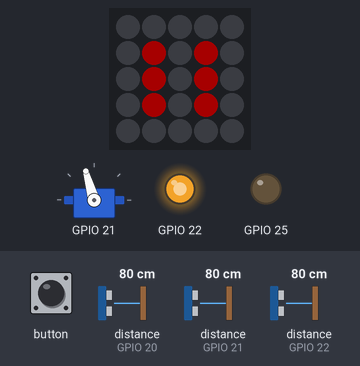
The sketch below on a simulated ESP32. Shown: 5×5 RGB LED matrix (first LED top left, wired row by row), servo, output pins drawn as LEDs (lit = HIGH). The inputs (shaded band) are chosen by the test bench; at power-on: distance to the obstacle (sensors on GPIO 21, GPIO 20, GPIO 22) 80 cm. Dim RGB values are drawn brighter than linear; nothing arrives over Bluetooth unless stated; what the sketch prints to the serial monitor is not drawn.

Above: at 2.1 s.
2.2 s: distance to the obstacle (sensor on GPIO 21) set to 2 cm
At 3.3 s:
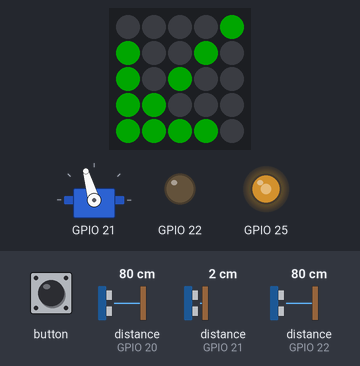
4.3 s: distance to the obstacle (sensor on GPIO 20) set to 9 cm
At 5.1 s:
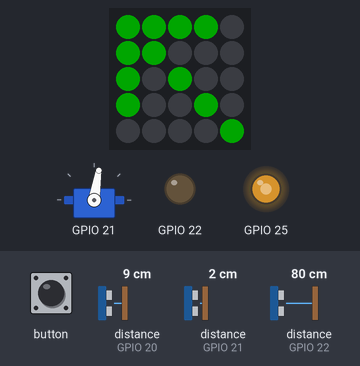
6.1 s: distance to the obstacle (sensor on GPIO 22) set to 2 cm
At 7.1 s:
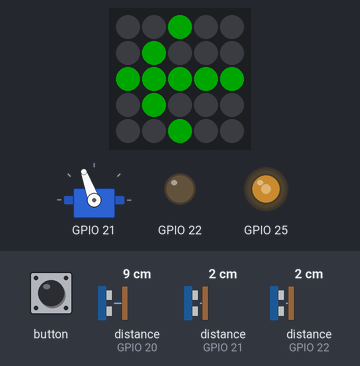
7.8 s: distance to the obstacle (sensor on GPIO 21) set to 35 cm
At 8.4 s:
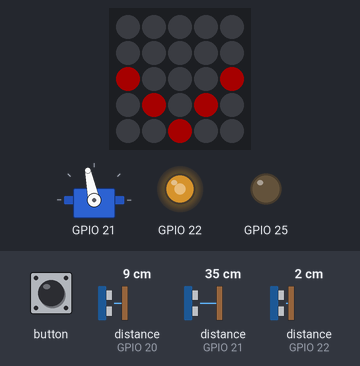
9.3 s: distance to the obstacle (sensor on GPIO 21) set to 27 cm
At 9.45 s:
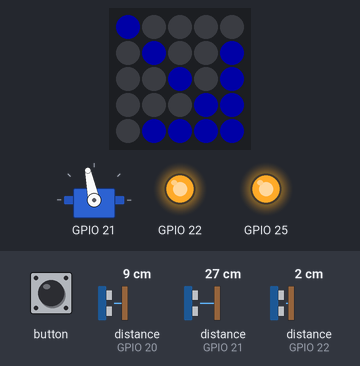
11.0 s: distance to the obstacle (sensor on GPIO 22) set to 4 cm
12.5 s: distance to the obstacle (sensor on GPIO 22) set to 7 cm
At 12.63 s:
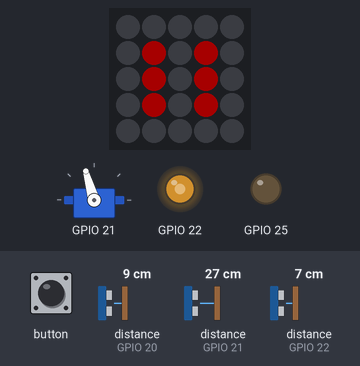
Timing chart, 0 to 15.2 s (numbered marks = the images above; inputs shaded):
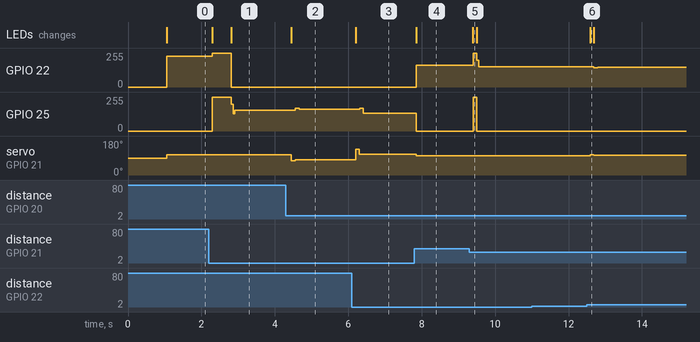

Measured:
- the behaviour switches between 30 and 29 cm on distance to the obstacle (sensor on GPIO 21) (found by bisection; images 4 and 5)
- the behaviour switches between 5 and 6 cm on distance to the obstacle (sensor on GPIO 22) (found by bisection; images 5 and 6)
- after the input at 2.2 s, GPIO 22: 229/255 → 255/255 after 0.09 s, → 0/255 0.52 s later; GPIO 25: 0/255 → 255/255 after 0.09 s, → 157/255 0.52 s later; the LEDs: first change after 0.09 s (image 1 shows a later state)
- after the input at 4.3 s, GPIO 25: 157/255 → 169/255 after 0.26 s, → 163/255 0.10 s later; servo on GPIO 21: 106° → 76° after 0.15 s, → 81° 0.10 s later; the LEDs: change after 0.15 s (image 2)
- after the input at 6.1 s, GPIO 25: 163/255 → 169/255 after 0.21 s, → 135/255 0.10 s later; servo on GPIO 21: 81° → 136° after 0.10 s, → 110° 0.10 s later; the LEDs: change after 0.10 s (image 3)
- after the input at 7.8 s, GPIO 22: 0/255 → 163/255 after 0.05 s; GPIO 25: 135/255 → 0/255 after 0.05 s; servo on GPIO 21: 110° → 102° after 0.05 s; the LEDs: change after 0.05 s (image 4)
- after the input at 9.3 s, GPIO 22: 163/255 → 255/255 after 0.10 s, → 151/255 0.10 s later; GPIO 25: 0/255 → 255/255 after 0.10 s, → 0/255 0.10 s later; the LEDs: change after 0.10 s (image 5)
- after the input at 11.0 s, every drawn part: stays the same
- after the input at 12.5 s, GPIO 22: 151/255 → 145/255 after 0.19 s, → 148/255 0.10 s later; servo on GPIO 21: 102° → 106° after 0.09 s, → 104° 0.10 s later; the LEDs: change after 0.09 s (image 6)

The sketch:

rumicar_atom.ino
```cpp
//=========================================================
//  rumicar_atom.ino :  RumiCar application
//  History     : V3.0  2020-07-17 Brake Test
//                V4.0  2020-08-03 Brake support
//                V4.1  2020-08-06 Debug kirikaeshi
//                V4.2  2020-08-07 Degug oio Mode
//                V4.3  2020-08-08 Debug VL53L1X fault
//                V4.4  2020-08-09 change VL53L1X Range
//=========================================================
#include "M5Atom.h"               // CPU: M5 Atom Matrix
#include <Wire.h>
#define  EXTERN extern
#include "RumiCar_atom.h"
#include "BluetoothSerial.h"

#define BT_ON
#ifdef BT_ON
BluetoothSerial SerialBT;
#endif
//=========================================================
//  RumiCar Default Parameter
//=========================================================
#define DEVICE_NAME     "RumiCar_ESP32" // BLE Device Name
#define PILOT_MODE      1         // 1:Auto 2:Manual
#define MAX_TORQUE      255       // max pwm value
#define MAX_POWER       230       // 230 max
#define MIN_POWER       120       // 120 min
#define MAX_SPEED       1.0       // max speed factor
#define MID_SPEED       0.75      // mid speed factor
#define LOW_SPEED       0.5       // low speed need torque
#define BRAKE_TIME      1000      // coasting max time
#define MAX_DISTANCE_W  300       // max distance to wall
#define MID_DISTANCE_W  150       // keep distance from inside wall
#define MIN_DISTANCE_W  50        // min distance to wall
#define MAX_ANGLE       100       // max 100%
#define LIMIT_ANGLE      30       // max  30%
#define OVR_DISTANCE_F  800       // 800mm  detect straight
#define MAX_DISTANCE_F  300       // 300mm  detect front wall
#define MID_DISTANCE_F  200       // 200mm  speed down distance
#define MIN_DISTANCE_F  100       // 100mm  reverse start distance
#define REVERSE_DISTANCE 100      // 100mm  reverse distance
#define STP_DISTANCE_F  0         // 0mm kiss to wall
#define REVERSE_TIME    200       // reverse time 500ms
#define OIO_OFFSET      50        // out in out offset 0=off
#define OIO_TIME        500       // continue 500ms to inside
#define MAX_STOP_TIME   4         // stop time(for reverse mode)
#define KP_CONST        0.8       // Konstante p
#define KD_CONST        0.1       // Konstante d
#define DMODE           0         // Differential control mode
                                  // 1: normalize 0:active
#ifdef  SENSOR_VL53L1X            // use VL53L1X
VL53L1X sensor0;                  // create right sensor instanse
VL53L1X sensor1;                  // create front sensor instance
VL53L1X sensor2;                  // create left  sensor instance
#else                             // use VL53L0X
VL53L0X sensor0;                  // create right sensor instance
VL53L0X sensor1;                  // create front sensor instance
VL53L0X sensor2;                  // create left  sensor instance
#endif

//=========================================================
//  auto pilot variables difinition
//=========================================================
static int s0, s1, s2;                   // left, center, right sensor value
static int rawS0, rawS1, rawS2;          // sensor row value
static int ps0 = 0, ps1 = 0, ps2 = 0;    // left, center, right pre sensor value
static int st0, st1, st2;                // left, center, right sensor status
static int curDriveDir = BRAKE;          // current direction
static int lastDriveDir = BRAKE;         // last drive direction
static int lastSteerDir = CENTER;        // last steer direction

static unsigned long steerCount[3];      // steer count
static int courseLayout = 1;             // 0:LEFT 2:RIHGT 1:unknown
static float prep = 0;                   // pre value of proportional control
static float p;                          // proportional control
static float d  = 0;                     // differential control
static float d1 = 0;
static float d2 = 0;
static float kp = KP_CONST;
static float kd = KD_CONST;
static unsigned long preTime = 0;
static unsigned long dTime = 0;
static int dMode = DMODE;                // difference control mode
static int16_t Joy_X = 0;                // JoyStick X
static int16_t Joy_Y = 0;                // JoyStick Y
static int16_t autoPilot = PILOT_MODE;   // Default Pilot Mode
static int16_t Trim = 0;                 // Default Trimmer value
static int16_t maxSpeed = MAX_POWER;     // Default Max Motor Power
static unsigned long sFwdTime = 0;       // fwd passage time
static unsigned long eFwdTime = 0;       // fwd passage time
static unsigned long sCornerTime = 0;    // cornering passage time
static unsigned long eCornerTime = 0;    // cornering passage time
static int preDistance    = 0;           // previous distance(S1)
static int preSpeed       = 0;           // previous speed
static int targetSpeed    = 0;           // target speed
static int requestTorque  = 0;           // PWM Value
static int curSpeed       = 0;           // current speed
static int reverseMode    = 0;           // reversing
static int stopCounter    = 0;           // stop times
static int steerDir;                     // steering direction
static int dAngle;                       // steering angle
static int oioCount       = 0;           // oio count
static int cornerFlag     = 0;           // oio mode flag
//=========================================================
//  Arduino setup function
//=========================================================
void setup()
{
  int i;
  for (i = 0; i < 3; i++) {
    steerCount[i] = 0;
  }
  RC_setup();               //   RumiCar initial function
#ifdef BT_ON
  Serial.println("Start bluetooth!");
  SerialBT.begin(DEVICE_NAME);
  Serial.println("The device started, now you can pair it with bluetooth!");
#endif
}

//=========================================================
//  auto_driving
//=========================================================
void auto_driving()
{
  int dDistance      = 0;
  int minDistance    = 0;

  //=========================================================
  //  calc distance to wall & current speed
  //=========================================================
  dDistance = preDistance - s1;
  curSpeed = (dDistance * 108) / (int)dTime;
  //=========================================================
  //  detect near to wall and set reverse mode
  //=========================================================
  if ((s1 < MIN_DISTANCE_F) && (abs(dDistance) <= 5)) {
    stopCounter++;
    if (stopCounter > MAX_STOP_TIME && reverseMode == 0) {
      reverseMode = 1;
      stopCounter = 0;
    }
  } else {
    stopCounter = 0;
  }
  //=========================================================
  //  set reverse distance (expand 100ms)
  //=========================================================
  if (reverseMode == 1) {
    minDistance = MIN_DISTANCE_F + REVERSE_DISTANCE;
  } else {
    minDistance = MIN_DISTANCE_F;
  }
  //=========================================================
  //  calc distance and speed
  //=========================================================
  if(s1 < minDistance){                    // x < 100
    if (reverseMode == 0) {
      curDriveDir   = BRAKE;
      requestTorque = MAX_TORQUE;
    } else {
      curDriveDir = REVERSE;
      requestTorque = map(s1, STP_DISTANCE_F, MIN_DISTANCE_F, MIN_POWER + dAngle / 2, maxSpeed * MID_SPEED);
    }
  } else {
    reverseMode = 0;
    if (s1 > OVR_DISTANCE_F) {                // 800 < x
      curDriveDir = FORWARD;
      requestTorque = maxSpeed * MAX_SPEED;   // full throttle
    } else {                                  // 100 < x < 800
      curDriveDir = FORWARD;
      targetSpeed   = map(s1, MIN_DISTANCE_F, OVR_DISTANCE_F, 0, maxSpeed * MAX_SPEED);
      requestTorque = map(s1, MIN_DISTANCE_F, OVR_DISTANCE_F, MIN_POWER + dAngle / 2, maxSpeed * MAX_SPEED);
      if (targetSpeed <= curSpeed) {           // over speed
        curDriveDir   = BRAKE;
        requestTorque = MAX_TORQUE;
      }
    }
  }
  RC_drive(curDriveDir, requestTorque);
  //=========================================================
  //  calc forward time
  //=========================================================
  if (lastDriveDir != FORWARD && curDriveDir == FORWARD) {  // change to FORWARD
    sFwdTime = millis();
    eFwdTime = 0;                                           // clear elapse time
  }
  if (lastDriveDir == FORWARD && curDriveDir == FORWARD) {  // continue FORWARD
    eFwdTime = millis() - sFwdTime;                         // add elapse  time
    if (eFwdTime > 10000) {
      eFwdTime = 10000;
    }
  }
  preDistance  = s1;
  preSpeed     = curSpeed;
}

//=========================================================
//  auto_steering
//=========================================================
void auto_steering()
{
  int steerMax;                     // limit steering angle
  int dMin = MIN_DISTANCE_W;        // min distance to wall
  int dMax = MAX_DISTANCE_W;        // max distance to wall
  int pos;                          // position between wall to wall
  int oioOffset;                    // out in out offset
  int targetPos;                    // target position
  int targetPos2;                   // oio target
  int curPos;                       // current position

  //=========================================================
  //  detect straight
  //=========================================================
  if (s1 > OVR_DISTANCE_F &&  // detect straight
      s0 > MID_DISTANCE_W &&  // not near left wall
      s2 > MID_DISTANCE_W) {  // not near write wall
    steerMax = LIMIT_ANGLE ;  // limit steering
  } else {
    steerMax = MAX_ANGLE;
  }
  //=========================================================
  //  Limit wall distance
  //=========================================================
  if      (s0 > dMax) s0 = dMax;    // correct Max Value
  else if (s0 < dMin) s0 = dMin;    // correct Min Value
  if      (s2 > dMax) s2 = dMax;    // correct Max Value
  else if (s2 < dMin) s2 = dMin;    // correct Min Value
  //=========================================================
  //  detect out in out mode & calc targetPos
  //=========================================================
  if (dMode > 0) {                  // oio mode on
    if (courseLayout == LEFT) {
      oioOffset = OIO_OFFSET * dMode;     // keep near left wall
    } else if (courseLayout == RIGHT) {
      oioOffset = - OIO_OFFSET * dMode;   // keep near right wall
    } else {
      oioOffset = 0;
    }
    if (cornerFlag == 1 && s1 > OVR_DISTANCE_F) {      // straight : keep near outside wall
      oioOffset = - oioOffset;
      cornerFlag = 0;
      oioCount = 0;
    } else if (cornerFlag == 0 && s1 <= OVR_DISTANCE_F) {
      cornerFlag = 1;
      oioCount = 0;
    }
    oioCount ++;
  } else {
    oioOffset = 0;
  }
  targetPos = (s0 + s2) / 2;
  targetPos2 = constrain((s0 + s2) / 2 + oioOffset, MIN_DISTANCE_W, s0 + s2 - MIN_DISTANCE_W);
  if (targetPos - targetPos2 > 10) {
    targetPos = constrain(targetPos - oioCount * 2, targetPos2, targetPos);
  } else if (targetPos - targetPos2 < 10) {
    targetPos = constrain(targetPos + oioCount * 2, targetPos, targetPos2) ;
  }
/*
  Serial.print("\tSensor0:");
  Serial.print(rawS0);
  Serial.print("\tStatus:");
  Serial.print(st0);
  Serial.print("\tSensor1:");
  Serial.print(rawS1);
  Serial.print("\tStatus:");
  Serial.print(st1);
  Serial.print("\tSensor2:");
  Serial.print(rawS2);
  Serial.print("\tStatus:");
  Serial.print(st2);
  Serial.print("\tcourseLayout:");
  Serial.print(courseLayout);
  Serial.print("\tTargetPos:");
  Serial.print(targetPos);
  Serial.print("\tTargetPos2:");
  Serial.print(targetPos2);
  Serial.print("\toioCount:");
  Serial.print(oioCount);
  Serial.println();
*/
  //=========================================================
  //  calc steering angle
  //=========================================================
  curPos = s2;                      // standard wall is Right
  p = (targetPos - curPos) * kp;    // P control
  d = (p - prep) * 1000 / dTime * kd;  // calc differential
//  if (dMode == 1) {
//    d = (d + d1 + d2) / 3;
//    d2 = d1;
//    d1 = d;
//  }
  dAngle = constrain(p + d , -steerMax, steerMax);  // normalize dAngle -100 to 100
  prep = p;

  if (dAngle > 0) {
    steerDir = LEFT;
    dAngle = abs(dAngle);
  } else if (dAngle < 0) {
    steerDir = RIGHT;
    dAngle = abs(dAngle);
  } else {
    steerDir = CENTER;
    dAngle = 0;
  }
  //=========================================================
  //  kerikaeshi
  //=========================================================
  if (reverseMode == 1) {
    if (steerDir == RIGHT) {
      steerDir = LEFT;                  // counter steer
    } else if (steerDir == LEFT) {
      steerDir = RIGHT;                 // counter steer
    } else {                            // kirikaeshi
      steerDir = CENTER;
      dAngle = steerMax * 0.7;
    }
  }
  //=========================================================
  //  steering control
  //=========================================================
  RC_steer(steerDir, dAngle);           // steering
  //=========================================================
  //  calc corner time
  //=========================================================
  if (lastSteerDir != steerDir || lastDriveDir != curDriveDir) { // change drive direction
    sCornerTime = millis();
    eCornerTime = 0;                            // clear elapse time
  }
  if (lastSteerDir == steerDir && lastDriveDir == curDriveDir) { // continue
    eCornerTime = millis() - sCornerTime;       // calc elapse time
    if (eCornerTime > 10000) {
      eCornerTime = 10000;
    }
  }
  //=========================================================
  //  detect course layout
  //=========================================================
  steerCount[steerDir]++;
  if (steerCount[LEFT] > 500 || steerCount[RIGHT] > 500) {
    if (steerCount[LEFT] > (steerCount[RIGHT] * 2)) { //grater than 2 times
      courseLayout = LEFT;
    } else if ((steerCount[LEFT] * 2) < steerCount[RIGHT] )
      courseLayout = RIGHT;
    } else {
      courseLayout = CENTER;                    // unknown
  }
  //=========================================================
  //  save old direction
  //=========================================================
  lastDriveDir = curDriveDir;                 // save last value
  lastSteerDir = steerDir;
}

//=========================================================
//  auto_pilot
//=========================================================
void auto_pilot()
{
  unsigned long t;                  // current time
  char buf[256];                    // serial pirnt buffer

  t = millis();                     // get current time
  dTime = t - preTime;                 // diff time
  preTime = t;
  auto_driving();
  auto_steering();
  //=========================================================
  //  Logging
  //=========================================================
#ifdef BT_ON
  sprintf(buf, "\t%8d\t%4d\t%4d\t%4d\t%4d\t%4d\t%4d\t%5.2f\t%5.2f\t%1d\t%3d\t%5.3f\t%5.3f\t%3d\t%3d\t%1d\t%1d\t%1d",
                t, rawS0, st0, rawS1, st1, rawS2, st2, p, d, steerDir, dAngle, kp, kd, requestTorque, curSpeed, curDriveDir, courseLayout, dMode);
//  sprintf(buf, "\t%8d\t%4d\t%4d\t%4d\t%5.2f\t%5.2f\t%1d\t%3d\t%5.3f\t%5.3f\t%3d\t%3d\t%1d\t%1d\t%1d",
//                t, rawS0, rawS1, rawS2, p, d, steerDir, dAngle, kp, kd, requestTorque, curSpeed, curDriveDir, courseLayout, dMode);
  SerialBT.println(buf);
#endif
//  SerialBT.println(buf);
}

//=========================================================
//  manual pilot function
//=========================================================
void manual_pilot()
{
  int sDrive;         // dirve power
  int angle;          // steering angle
  int K_OFF = 50;     // min power offset
                      // driving
  if (Joy_Y > 10) {
    sDrive = constrain( Joy_Y + K_OFF, 0, maxSpeed);
    RC_drive(FORWARD, sDrive);
  } else if (Joy_Y < -10) {
    sDrive = constrain(-Joy_Y + K_OFF, 0, maxSpeed);
    RC_drive(REVERSE, sDrive);
  } else {
    RC_drive(BRAKE, 0);
  }
                      // steering
  angle = constrain(Joy_X + Trim, -100, 100);
  if (angle > 0) {
    RC_steer(RIGHT, angle);
  } else if (angle < 0) {
    RC_steer(LEFT, -angle);
  } else {
    RC_steer(CENTER);
  }
}

//=========================================================
//  Arduino Main function
//=========================================================
void loop()
{
  M5.update();
  //=========================================================
  //  get VL53L0X TOF sensor value
  //    S0: left S1: center S2: right
  //=========================================================
#ifdef SENSOR_VL53L1X
  rawS0 = sensor0.read();        // read left  sensor
  rawS1 = sensor1.read();        // read front sensor
  rawS2 = sensor2.read();        // read right sensor
  // detect overrange error and collect

  st0 = sensor0.ranging_data.range_status;
  st1 = sensor1.ranging_data.range_status;
  st2 = sensor2.ranging_data.range_status;

   if (st0 != 4)  ps0 = s0 = rawS0;                  // if range error occred set previus value
   else           s0 = ps0;
   if (st1 != 4)  ps1 = s1 = rawS1;
   else           s1 = ps1;
   if (st2 != 4)  ps2 = s2 = rawS2;
   else           s2 = ps2;

#else
  //s0=sensor0.readRangeContinuousMillimeters();
  //s1=sensor1.readRangeContinuousMillimeters();
  //s2=sensor2.readRangeContinuousMillimeters();
  s0=sensor0.readRangeSingleMillimeters();
  s1=sensor1.readRangeSingleMillimeters();
  s2=sensor2.readRangeSingleMillimeters();
#endif
//=========================================================
//  Bluetooth Serial Control
//=========================================================
  if(SerialBT.available()){
    char action = SerialBT.read();
    if (action == 'a' ){
      if (autoPilot == 0) {
        autoPilot = 1;
#ifdef BT_ON
        SerialBT.println("\tTime\tS0\tst0\tS1\tst1\tS2\tst2\tD\tP\tDIR\tAngle\tKp\tKd\trequestSpeed\tcurSpeed\tcurDriveDIr\tLayout\tdMode");
//        SerialBT.println("\tTime\tS0\tS1\tS2\tD\tP\tDIR\tAngle\tKp\tKd\trequestSpeed\tcurSpeed\tcurDriveDIr\tLayout\tdMode");
#endif
      } else {
        autoPilot = 0;
      }
    } else if (action == 'M') {
      dMode++;
      if (dMode > 3) dMode = 3;
    } else if (action == 'm') {
      dMode--;
      if (dMode < 0) dMode = 0;
    } else if (action == 'S') {
      maxSpeed += 10;
      if (maxSpeed >= 255) maxSpeed = 255;
    } else if (action == 's') {
      maxSpeed -= 10;
      if (maxSpeed <= 100) maxSpeed = 100;
    } else if (action == 'P') {
      kp += 0.025;
    } else if (action == 'p') {
      kp -= 0.025;
      if (kp <= 0) kp = 0;
    } else if (action == 'D') {
      kd += 0.025;
    } else if (action == 'd') {
      kd -= 0.025;
      if (kd <= 0) kd = 0;
    }
  }
  if (autoPilot == 1) {
    auto_pilot();
  } else {
    manual_pilot();
  }
}
```

Source omitted: RumiCar_atom.cpp (11127 bytes), RumiCar_atom.h (2224 bytes)
